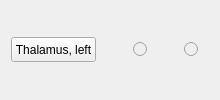
       <widget class="QEvaluationWidget" name="QEvaluationWidget_9" native="true">
        <layout class="QHBoxLayout" name="horizontalLayout_10">
         <item>
          <widget class="QPushButton" name="thalamus_left">
           <property name="sizePolicy">
            <sizepolicy hsizetype="Preferred" vsizetype="Fixed">
             <horstretch>0</horstretch>
             <verstretch>0</verstretch>
            </sizepolicy>
           </property>
           <property name="minimumSize">
            <size>
             <width>30</width>
             <height>25</height>
            </size>
           </property>
           <property name="text">
            <string>Thalamus, left</string>
           </property>
          </widget>
         </item>
         <item>
          <spacer name="horizontalSpacer_20">
           <property name="orientation">
            <enum>Qt::Horizontal</enum>
           </property>
           <property name="sizeType">
            <enum>QSizePolicy::MinimumExpanding</enum>
           </property>
           <property name="sizeHint" stdset="0">
            <size>
             <width>31</width>
             <height>25</height>
            </size>
           </property>
          </spacer>
         </item>
         <item>
          <widget class="QRadioButton" name="thalamus_left_good">
           <property name="enabled">
            <bool>false</bool>
           </property>
           <property name="sizePolicy">
            <sizepolicy hsizetype="Fixed" vsizetype="Fixed">
             <horstretch>0</horstretch>
             <verstretch>0</verstretch>
            </sizepolicy>
           </property>
           <property name="minimumSize">
            <size>
             <width>25</width>
             <height>25</height>
            </size>
           </property>
           <property name="text">
            <string notr="true"/>
           </property>
          </widget>
         </item>
         <item>
          <spacer name="horizontalSpacer_21">
           <property name="orientation">
            <enum>Qt::Horizontal</enum>
           </property>
           <property name="sizeType">
            <enum>QSizePolicy::Fixed</enum>
           </property>
           <property name="sizeHint" stdset="0">
            <size>
             <width>20</width>
             <height>25</height>
            </size>
           </property>
          </spacer>
         </item>
         <item>
          <widget class="QRadioButton" name="thalamus_left_bad">
           <property name="enabled">
            <bool>false</bool>
           </property>
           <property name="sizePolicy">
            <sizepolicy hsizetype="Fixed" vsizetype="Fixed">
             <horstretch>0</horstretch>
             <verstretch>0</verstretch>
            </sizepolicy>
           </property>
           <property name="minimumSize">
            <size>
             <width>25</width>
             <height>25</height>
            </size>
           </property>
           <property name="text">
            <string/>
           </property>
          </widget>
         </item>
        </layout>
       </widget>
